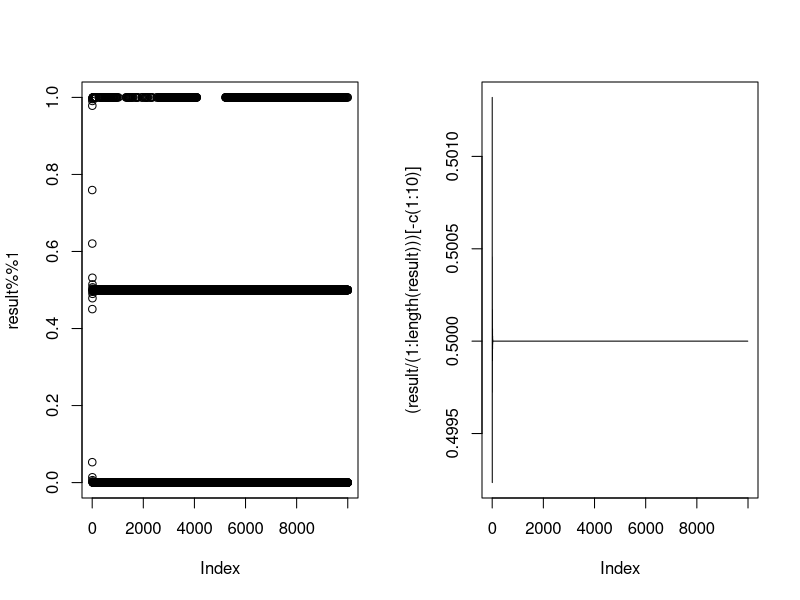

This chart was generated by the following R code:


f = function(theta, omega, K) theta + omega + (K / 2 / pi) * sin(2 * pi * theta);

x = runif(min=0, max=1, n=1);
result = x;
for(i in 1:10000){
	x = f(x, omega=0.5, K=1.3);
	result = c(result, x);
}

par(mfrow=c(1, 2));
plot(result %% 1);
plot( (result / (1 : length(result)))[-c(1:10)] , type="l");
